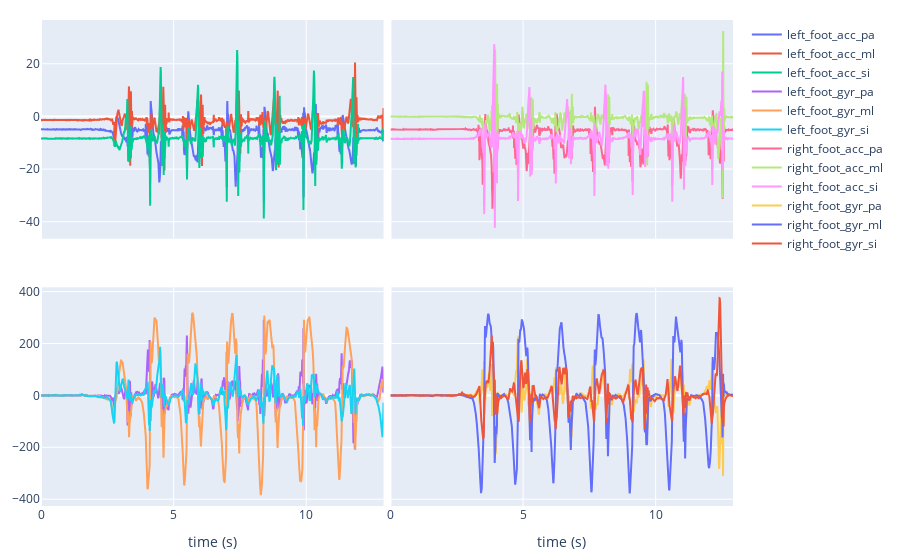

Notebook cell for this chart:
### Code cell
fig = make_subplots(rows=2, cols=2, shared_xaxes=True, shared_yaxes=True, vertical_spacing=0.1, horizontal_spacing=0.01)
for col_idx, tracked_point in enumerate(tracked_points):
    for row_idx, channel_type in enumerate(["acc", "gyr"]):
        for _, axis in enumerate(["pa", "ml", "si"]):
            fig.add_trace(
                go.Scatter(
                    x=np.arange(len(fbf_dataset[tracked_point])) / sampling_freq_Hz,
                    y=fbf_dataset[tracked_point][f"{channel_type}_{axis}"],
                    mode="lines",
                    name=f"{tracked_point}_{channel_type}_{axis}",
                ),
                row=row_idx + 1,
                col=col_idx + 1,
            )
        # fig.update_yaxes(title_text=f"{mapping_units[channel_type]}", row=row_idx + 1, col=1)
fig.update_xaxes(title_text="time (s)", row=2, col=1)
fig.update_xaxes(title_text="time (s)", row=2, col=2)
fig.update_layout(margin=dict(l=30, r=30, t=20, b=20))
fig

### Figure 1 — Plotly figure (JSON) as saved in the notebook; plotly's stock layout.template omitted (floating-point values rounded to 4 significant figures; data arrays with more than 128 entries replaced by an {"elided": "..."} marker saying what was removed)
{"data": [{"mode": "lines", "name": "left_foot_acc_pa", "type": "scatter", "x": {"elided": "2584 float values"}, "xaxis": "x", "y": {"elided": "2584 float values"}, "yaxis": "y"}, {"mode": "lines", "name": "left_foot_acc_ml", "type": "scatter", "x": {"elided": "2584 float values"}, "xaxis": "x", "y": {"elided": "2584 float values"}, "yaxis": "y"}, {"mode": "lines", "name": "left_foot_acc_si", "type": "scatter", "x": {"elided": "2584 float values"}, "xaxis": "x", "y": {"elided": "2584 float values"}, "yaxis": "y"}, {"mode": "lines", "name": "left_foot_gyr_pa", "type": "scatter", "x": {"elided": "2584 float values"}, "xaxis": "x3", "y": {"elided": "2584 float values"}, "yaxis": "y3"}, {"mode": "lines", "name": "left_foot_gyr_ml", "type": "scatter", "x": {"elided": "2584 float values"}, "xaxis": "x3", "y": {"elided": "2584 float values"}, "yaxis": "y3"}, {"mode": "lines", "name": "left_foot_gyr_si", "type": "scatter", "x": {"elided": "2584 float values"}, "xaxis": "x3", "y": {"elided": "2584 float values"}, "yaxis": "y3"}, {"mode": "lines", "name": "right_foot_acc_pa", "type": "scatter", "x": {"elided": "2584 float values"}, "xaxis": "x2", "y": {"elided": "2584 float values"}, "yaxis": "y2"}, {"mode": "lines", "name": "right_foot_acc_ml", "type": "scatter", "x": {"elided": "2584 float values"}, "xaxis": "x2", "y": {"elided": "2584 float values"}, "yaxis": "y2"}, {"mode": "lines", "name": "right_foot_acc_si", "type": "scatter", "x": {"elided": "2584 float values"}, "xaxis": "x2", "y": {"elided": "2584 float values"}, "yaxis": "y2"}, {"mode": "lines", "name": "right_foot_gyr_pa", "type": "scatter", "x": {"elided": "2584 float values"}, "xaxis": "x4", "y": {"elided": "2584 float values"}, "yaxis": "y4"}, {"mode": "lines", "name": "right_foot_gyr_ml", "type": "scatter", "x": {"elided": "2584 float values"}, "xaxis": "x4", "y": {"elided": "2584 float values"}, "yaxis": "y4"}, {"mode": "lines", "name": "right_foot_gyr_si", "type": "scatter", "x": {"elided": "2584 float values"}, "xaxis": "x4", "y": {"elided": "2584 float values"}, "yaxis": "y4"}], "layout": {"margin": {"b": 20, "l": 30, "r": 30, "t": 20}, "xaxis": {"anchor": "y", "domain": [0, 0.495], "matches": "x3", "showticklabels": false}, "xaxis2": {"anchor": "y2", "domain": [0.505, 1], "matches": "x4", "showticklabels": false}, "xaxis3": {"anchor": "y3", "domain": [0, 0.495], "title": {"text": "time (s)"}}, "xaxis4": {"anchor": "y4", "domain": [0.505, 1], "title": {"text": "time (s)"}}, "yaxis": {"anchor": "x", "domain": [0.55, 1]}, "yaxis2": {"anchor": "x2", "domain": [0.55, 1], "matches": "y", "showticklabels": false}, "yaxis3": {"anchor": "x3", "domain": [0, 0.45]}, "yaxis4": {"anchor": "x4", "domain": [0, 0.45], "matches": "y3", "showticklabels": false}}}
